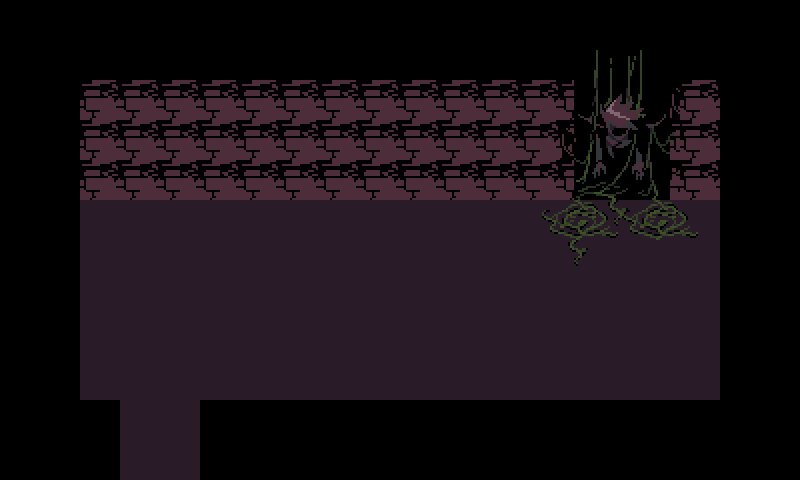

Rendered tile map (Tiled .tmx) drawn with the repository's tilesets; below, a short description and the full map source, tile grids included:
An orthogonal 20x12 tile map with 40x40 px tiles, 1 tile layer (Tile Layer 1) and 10 objects (interactable, transition, entry, spawn).

<map version="1.9" tiledversion="1.9.0" orientation="orthogonal" renderorder="right-down" width="20" height="12" tilewidth="40" tileheight="40" infinite="0" nextlayerid="5" nextobjectid="12">
 <editorsettings>
  <export target="spamgolorneo_body.lua" format="lua" />
 </editorsettings>
 <properties>
  <property name="border" value="simple" />
  <property name="music" value="deltarune/spamton_basement" />
 </properties>
 <tileset firstgid="1" source="../tilesets/basement1.tsx" />
 <layer id="1" name="Tile Layer 1" width="20" height="12">
  <data encoding="csv">
0,0,0,0,0,0,0,0,0,0,0,0,0,0,0,0,0,0,0,0,
0,0,0,0,0,0,0,0,0,0,0,0,0,0,9,10,11,0,0,0,
0,0,49,49,49,49,49,49,49,49,49,49,49,49,13,14,15,49,0,0,
0,0,49,49,49,49,49,49,49,49,49,49,49,49,17,18,19,49,0,0,
0,0,49,49,49,49,49,49,49,49,49,49,49,49,21,22,23,49,0,0,
0,0,30,30,30,30,30,30,30,30,30,30,30,37,25,26,27,39,0,0,
0,0,30,30,30,30,30,30,30,30,30,30,30,30,42,30,30,30,0,0,
0,0,30,30,30,30,30,30,30,30,30,30,30,30,30,30,30,30,0,0,
0,0,30,30,30,30,30,30,30,30,30,30,30,30,30,30,30,30,0,0,
0,0,30,30,30,30,30,30,30,30,30,30,30,30,30,30,30,30,0,0,
0,0,0,30,30,0,0,0,0,0,0,0,0,0,0,0,0,0,0,0,
0,0,0,30,30,0,0,0,0,0,0,0,0,0,0,0,0,0,0,0
</data>
 </layer>
 <objectgroup id="2" name="collision">
  <object id="1" x="80" y="400" width="40" height="80" />
  <object id="2" x="40" y="200" width="40" height="200" />
  <object id="3" x="80" y="160" width="640" height="40" />
  <object id="4" x="720" y="200" width="40" height="200" />
  <object id="5" x="240" y="400" width="480" height="40" />
  <object id="6" x="200" y="400" width="40" height="80" />
 </objectgroup>
 <objectgroup id="3" name="objects">
  <object id="8" name="interactable" x="560" y="160" width="120" height="40">
   <properties>
    <property name="cutscene" value="spamgolorneo.body" />
   </properties>
  </object>
  <object id="9" name="transition" x="120" y="480" width="80" height="40">
   <properties>
    <property name="map" value="spamgolorneo_hallway" />
    <property name="marker" value="north" />
   </properties>
  </object>
 </objectgroup>
 <objectgroup id="4" name="markers">
  <object id="10" name="entry" x="160" y="440">
   <point />
  </object>
  <object id="11" name="spawn" x="240" y="280">
   <point />
  </object>
 </objectgroup>
</map>
